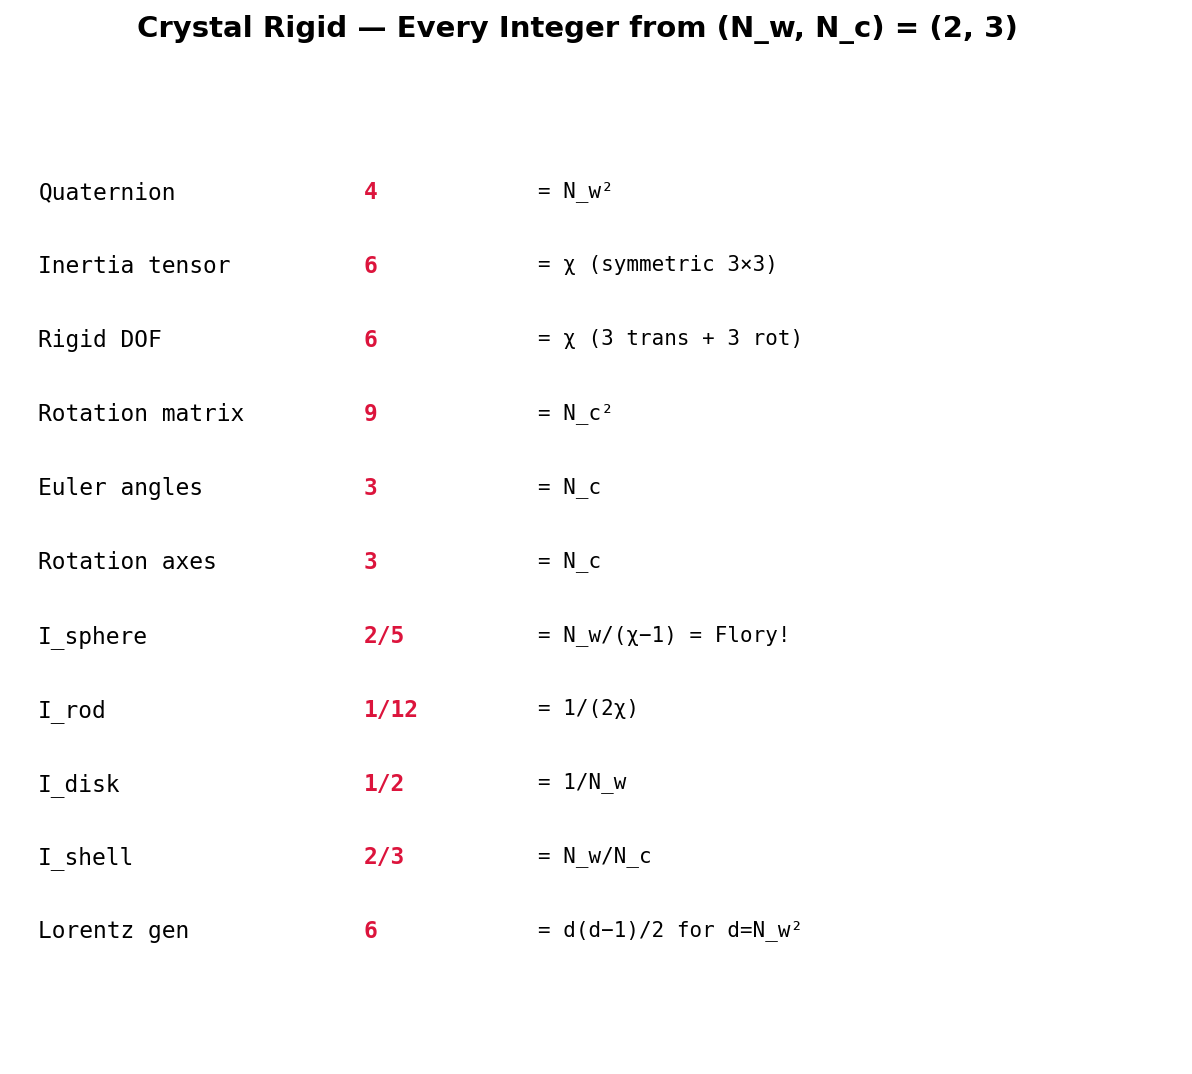

Reproduce this figure in Python.
#!/usr/bin/env python3
# Copyright (c) 2026 Daland Montgomery
# SPDX-License-Identifier: AGPL-3.0-or-later

"""Crystal Rigid — Every Integer from (2,3)"""
import crystal_toe as ct
import matplotlib.pyplot as plt

toe = ct.Toe(); rg = toe.rigid()
fig, ax = plt.subplots(figsize=(10, 8))
fig.suptitle(f"Crystal Rigid — Every Integer from (N_w, N_c) = ({rg.n_w()}, {rg.n_c()})", fontsize=14, fontweight='bold')
ax.axis('off')
rows = [
    ("Quaternion",     "4",    "N_w²"),
    ("Inertia tensor", "6",    "χ (symmetric 3×3)"),
    ("Rigid DOF",      "6",    "χ (3 trans + 3 rot)"),
    ("Rotation matrix","9",    "N_c²"),
    ("Euler angles",   "3",    "N_c"),
    ("Rotation axes",  "3",    "N_c"),
    ("I_sphere",       "2/5",  "N_w/(χ−1) = Flory!"),
    ("I_rod",          "1/12", "1/(2χ)"),
    ("I_disk",         "1/2",  "1/N_w"),
    ("I_shell",        "2/3",  "N_w/N_c"),
    ("Lorentz gen",    "6",    "d(d−1)/2 for d=N_w²"),
]
for i, (name, val, origin) in enumerate(rows):
    y = 0.95 - i * 0.08
    ax.text(0.02, y, name, fontsize=11, fontfamily='monospace', va='top', transform=ax.transAxes)
    ax.text(0.30, y, val, fontsize=11, fontfamily='monospace', va='top', fontweight='bold', color='crimson', transform=ax.transAxes)
    ax.text(0.45, y, f'= {origin}', fontsize=10, fontfamily='monospace', va='top', transform=ax.transAxes)
plt.savefig('rigid_integers.png', dpi=150, bbox_inches='tight'); plt.show()
